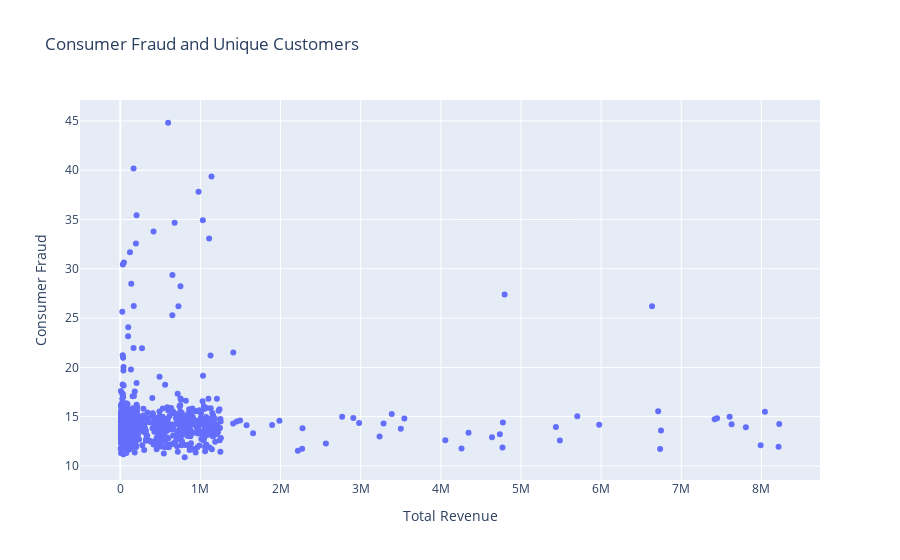

The code cell stored with this chart in its notebook:
### Code cell
pdf.plot.scatter('Total Revenue', 'Consumer Fraud', c = df['tags'], title = 'Consumer Fraud and Unique Customers')

### Figure 1 — Plotly figure (JSON) as saved in the notebook; plotly's stock layout.template omitted (floating-point values rounded to 4 significant figures; data arrays with more than 128 entries replaced by an {"elided": "..."} marker saying what was removed)
{"data": [{"hovertemplate": "Total Revenue=%{x}<br>Consumer Fraud=%{y}<extra></extra>", "legendgroup": "", "marker": {"color": "#636efa", "symbol": "circle"}, "mode": "markers", "name": "", "orientation": "v", "showlegend": false, "type": "scatter", "x": {"elided": "1000 float values"}, "xaxis": "x", "y": {"elided": "1000 float values"}, "yaxis": "y"}], "layout": {"legend": {"tracegroupgap": 0}, "title": {"text": "Consumer Fraud and Unique Customers"}, "xaxis": {"anchor": "y", "domain": [0, 1], "title": {"text": "Total Revenue"}}, "yaxis": {"anchor": "x", "domain": [0, 1], "title": {"text": "Consumer Fraud"}}}}
